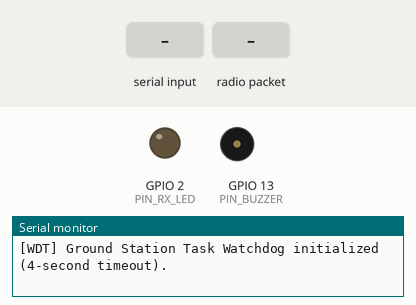
Recording of a sketch running on a simulated ESP32. Parts: output pins drawn as LEDs (lit = HIGH), buzzer (waves = sounding, pin HIGH), the last lines printed to the serial monitor. The test bench sets the inputs (shaded band). No radio packets arrive unless stated.

Above: at 1.3 s.
1.4 s: "CMD:BUZZER_TEST\n" received over Serial
At 1.57 s:
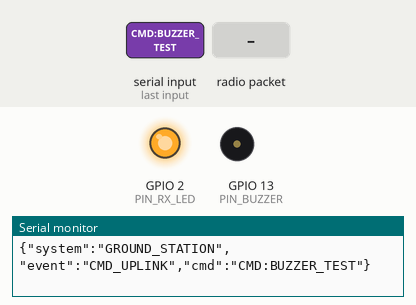
3.1 s: radio packet "CMD:SILENCE" arrives
At 3.9 s:
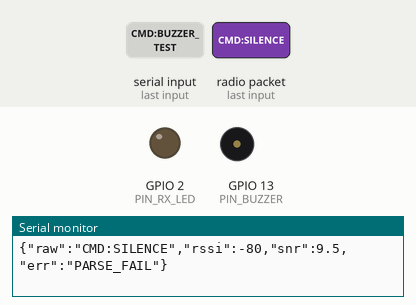
4.6 s: radio packet "CMD:BUZZER_TEST" arrives
At 5.0 s:
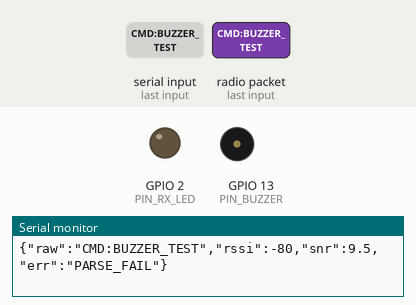
6.1 s: "CMD:SILENCE\n" received over Serial
At 7.3 s:
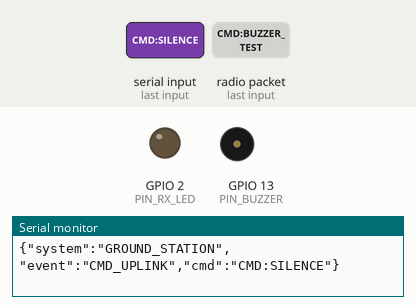
7.6 s: radio packet "CRITICAL" arrives
At 8.6 s:
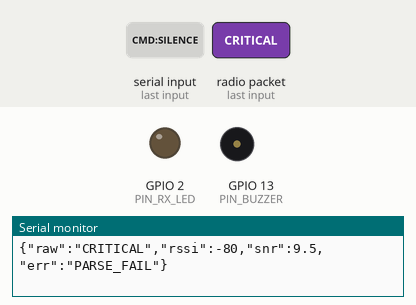
9.1 s: "CRITICAL\n" received over Serial
At 9.5 s:
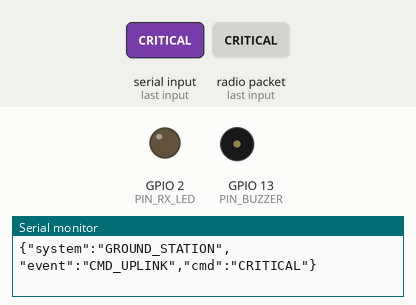
Timing chart, 0 to 11.6 s (numbered marks = the images above; inputs shaded):
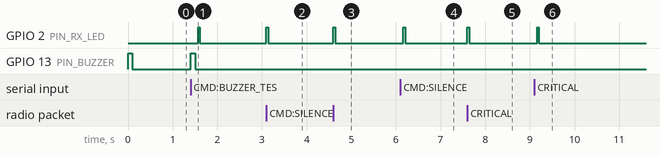

The sketch:

ground_receiver.ino
```cpp
/*
 * =====================================================================================
 *  STELLARSENSE - MINIATURE SATELLITE HEALTH & FDIR TELEMETRY SUBSYSTEM
 *  Firmware: Ground Station Receiver & Telecommand Unit
 *  Target MCU: ESP32 DevKit (30-Pin) connected via USB to Mission Control Laptop
 *
 *  Hardware Peripherals:
 *   - LoRa Ra-02 SX1278 (433MHz) -> SPI (SCK:18, MISO:19, MOSI:23, SS:27, RST:14, DIO0:26)
 *   - Onboard Status LED (GPIO 2) -> Telemetry RX pulse-stretched heartbeat flash
 *   - USB Serial UART0 -> 115200 Baud JSON streaming to Laptop Dashboard
 *
 *  Architecture:
 *   - High-sensitivity non-blocking LoRa packet receiver with Hardware CRC validation.
 *   - Non-blocking 40ms RX LED pulse stretcher for crisp, human-visible reception flash.
 *   - Static stack-allocated buffers (zero heap String fragmentation / memory leaks).
 *   - Link budget telemetry enrichment (RSSI, SNR, rx_count, dropped_pkts).
 *   - Bidirectional Telecommand (C&DH) Uplink: parses Serial commands and transmits
 *     uplink frames over LoRa to satellite flight computer.
 *   - ESP32 Hardware Task Watchdog Timer (4s timeout) with autonomous reboot recovery.
 * =====================================================================================
 */

#include <SPI.h>
#include <LoRa.h>
#include <ArduinoJson.h>
#include <esp_task_wdt.h>
#include "soc/soc.h"
#include "soc/rtc_cntl_reg.h"

// -------------------------------------------------------------------------------------
// PIN DEFINITIONS (Final Hardware Layout - Single Buzzer on Ground Station Only)
// -------------------------------------------------------------------------------------
#define LORA_SCK       18
#define LORA_MISO      19
#define LORA_MOSI      23
#define LORA_SS        27
#define LORA_RST       14
#define LORA_DIO0      26
#define LORA_FREQ      433E6 // 433.0 MHz Carrier Frequency

#define PIN_RX_LED     2     // ESP32 DevKit Onboard Blue LED
#define PIN_BUZZER     13    // 5V Active Buzzer via NPN (2N2222/BC547) + 1k Base Resistor

// Timing & Watchdog Constants
#define WDT_TIMEOUT_SECONDS 8
#define RX_LED_PULSE_MS     40 // 40ms pulse duration for optimal human persistence vision

// Link Budget & Telemetry Statistics
uint32_t totalPacketsReceived = 0;
uint32_t totalPacketsDropped  = 0;
uint32_t expectedSatPkt       = 0;
uint32_t lastPacketTime       = 0;
bool loraInitialized          = false;

// Non-blocking RX LED Pulse Stretcher
unsigned long rxLedOffTime    = 0;
bool rxLedActive              = false;

// Ground Station Audible Alarm State Machine (D13 Buzzer)
enum GroundFDIRState {
  GS_NOMINAL = 0,
  GS_CAUTION = 1,
  GS_CRITICAL = 2
};

GroundFDIRState currentGroundAlert = GS_NOMINAL;
bool buzzerSilenced           = false;
bool buzzerToggle             = false;
unsigned long lastBuzzerCadence = 0;

// Static Telecommand Serial Ingestion Buffer
char cmdSerialBuffer[64];
uint8_t cmdSerialIdx          = 0;

// -------------------------------------------------------------------------------------
// ESP32 TASK WATCHDOG INITIALIZATION
// -------------------------------------------------------------------------------------
void initWatchdog() {
#if defined(ESP_IDF_VERSION_MAJOR) && (ESP_IDF_VERSION_MAJOR >= 5)
  esp_task_wdt_config_t twdt_config = {
    .timeout_ms = WDT_TIMEOUT_SECONDS * 1000,
    .idle_core_mask = 0,
    .trigger_panic = true
  };
  esp_task_wdt_init(&twdt_config);
#else
  esp_task_wdt_init(WDT_TIMEOUT_SECONDS, true);
#endif
  esp_task_wdt_add(NULL);
  Serial.println(F("[WDT] Ground Station Task Watchdog initialized (4-second timeout)."));
}

void feedWatchdog() {
  esp_task_wdt_reset();
}

// -------------------------------------------------------------------------------------
// HARDWARE INITIALIZATION
// -------------------------------------------------------------------------------------
void setup() {
  WRITE_PERI_REG(RTC_CNTL_BROWN_OUT_REG, 0);
  Serial.begin(115200);
  pinMode(PIN_RX_LED, OUTPUT);
  pinMode(PIN_BUZZER, OUTPUT);
  digitalWrite(PIN_RX_LED, LOW);
  digitalWrite(PIN_BUZZER, LOW);

  // Power-On Confirmation Chirp on Ground Station Buzzer
  digitalWrite(PIN_BUZZER, HIGH);
  delay(100);
  digitalWrite(PIN_BUZZER, LOW);

  delay(50);
  Serial.println(F("\n========================================================"));
  Serial.println(F("  STELLARSENSE - GROUND STATION RECEIVER (ONLINE)       "));
  Serial.println(F("  Hardware: LoRa 433MHz + D13 Active Audible Buzzer     "));
  Serial.println(F("========================================================"));

  // Initialize LoRa SPI Bus
  SPI.begin(LORA_SCK, LORA_MISO, LORA_MOSI, LORA_SS);
  LoRa.setPins(LORA_SS, LORA_RST, LORA_DIO0);

  if (LoRa.begin(LORA_FREQ)) {
    loraInitialized = true;
    LoRa.setSpreadingFactor(7);
    LoRa.setSignalBandwidth(125E3);
    LoRa.setCodingRate4(5);
    LoRa.setSyncWord(0xF3); // Must match Satellite Unit Sync Word
    LoRa.setPreambleLength(8);
    LoRa.enableCrc();       // CRITICAL: Hardware CRC Enabled!
    Serial.println(F("{\"system\":\"GROUND_STATION\",\"status\":\"READY\",\"freq\":433.0,\"crc\":true}"));
  } else {
    Serial.println(F("{\"system\":\"GROUND_STATION\",\"status\":\"LORA_ERROR\",\"desc\":\"Check SPI wiring\"}"));
  }

  // Initialize Hardware Task Watchdog Timer
  initWatchdog();
}

// -------------------------------------------------------------------------------------
// TASK: PROCESS INCOMING SERIAL TELECOMMANDS & UPLINK VIA LORA RF
// -------------------------------------------------------------------------------------
void processSerialCommands() {
  while (Serial.available()) {
    char c = (char)Serial.read();
    if (c == '\n' || c == '\r') {
      if (cmdSerialIdx > 0) {
        cmdSerialBuffer[cmdSerialIdx] = '\0';

        // Local Ground Station Commands
        if (strcmp(cmdSerialBuffer, "CMD:SILENCE") == 0) {
          buzzerSilenced = true;
          digitalWrite(PIN_BUZZER, LOW);
          Serial.println(F("{\"system\":\"GROUND_STATION\",\"event\":\"BUZZER_SILENCED\"}"));
        } else if (strcmp(cmdSerialBuffer, "CMD:BUZZER_TEST") == 0) {
          buzzerSilenced = false;
          digitalWrite(PIN_BUZZER, HIGH);
          delay(100);
          digitalWrite(PIN_BUZZER, LOW);
          Serial.println(F("{\"system\":\"GROUND_STATION\",\"event\":\"BUZZER_TEST_OK\"}"));
        }

        // Log telecommand transmission to Mission Control
        Serial.print(F("{\"system\":\"GROUND_STATION\",\"event\":\"CMD_UPLINK\",\"cmd\":\""));
        Serial.print(cmdSerialBuffer);
        Serial.println(F("\"}"));

        // Uplink command over 433 MHz LoRa RF link
        if (loraInitialized) {
          LoRa.beginPacket();
          LoRa.print(cmdSerialBuffer);
          LoRa.endPacket();

          // Flash RX/TX LED briefly to indicate uplink
          digitalWrite(PIN_RX_LED, HIGH);
          rxLedActive = true;
          rxLedOffTime = millis() + RX_LED_PULSE_MS;
        }

        cmdSerialIdx = 0;
      }
    } else if (cmdSerialIdx < sizeof(cmdSerialBuffer) - 1) {
      cmdSerialBuffer[cmdSerialIdx++] = c;
    }
  }
}

// -------------------------------------------------------------------------------------
// TASK: GROUND STATION AUDIBLE BUZZER STATE MACHINE (D13 via NPN Driver)
// -------------------------------------------------------------------------------------
void updateGroundBuzzer() {
  if (millis() - lastBuzzerCadence < 100) return;
  lastBuzzerCadence = millis();
  buzzerToggle = !buzzerToggle;

  if (buzzerSilenced) {
    digitalWrite(PIN_BUZZER, LOW);
    return;
  }

  switch (currentGroundAlert) {
    case GS_NOMINAL:
      digitalWrite(PIN_BUZZER, LOW);
      break;

    case GS_CAUTION:
      // Caution: soft chirp (100ms beep every 800ms)
      if ((millis() / 100) % 8 == 0) {
        digitalWrite(PIN_BUZZER, HIGH);
      } else {
        digitalWrite(PIN_BUZZER, LOW);
      }
      break;

    case GS_CRITICAL:
      // Critical: alternating high-urgency siren (100ms ON / 100ms OFF)
      digitalWrite(PIN_BUZZER, buzzerToggle ? HIGH : LOW);
      break;
  }
}

// -------------------------------------------------------------------------------------
// MAIN NON-BLOCKING EXECUTION LOOP
// -------------------------------------------------------------------------------------
void loop() {
  // Feed Hardware Task Watchdog
  feedWatchdog();

  // Process Ground Station Audible Alarm Cadence (D13 Buzzer)
  updateGroundBuzzer();

  // Process non-blocking RX LED Pulse Stretcher
  if (rxLedActive && (millis() >= rxLedOffTime)) {
    digitalWrite(PIN_RX_LED, LOW);
    rxLedActive = false;
  }

  // Process incoming telecommands from Laptop Mission Control
  processSerialCommands();

  // Defensive RF link reconnection check
  if (!loraInitialized) {
    static unsigned long lastRetry = 0;
    if (millis() - lastRetry > 3000) {
      lastRetry = millis();
      if (LoRa.begin(LORA_FREQ)) {
        loraInitialized = true;
        LoRa.setSpreadingFactor(7);
        LoRa.setSignalBandwidth(125E3);
        LoRa.setCodingRate4(5);
        LoRa.setSyncWord(0xF3);
        LoRa.setPreambleLength(8);
        LoRa.enableCrc(); // Re-enable CRC
        Serial.println(F("{\"system\":\"GROUND_STATION\",\"status\":\"READY\",\"freq\":433.0,\"crc\":true}"));
      }
    }
    return;
  }

  // Non-blocking check for received LoRa packet
  int packetSize = LoRa.parsePacket();
  if (packetSize > 0) {
    // Static stack buffer eliminates dynamic String heap fragmentation
    char rxBuffer[256];
    int bytesToRead = (packetSize < (int)sizeof(rxBuffer) - 1) ? packetSize : ((int)sizeof(rxBuffer) - 1);
    int bytesRead = LoRa.readBytes(rxBuffer, bytesToRead);
    rxBuffer[bytesRead] = '\0';

    // Flush any remaining overflow bytes if packet exceeded buffer size
    while (LoRa.available()) {
      LoRa.read();
    }

    // Capture RF Link Budget Metrics
    int rssi = LoRa.packetRssi();
    float snr = LoRa.packetSnr();
    totalPacketsReceived++;
    lastPacketTime = millis();

    // Trigger non-blocking 40ms pulse stretcher for bright, human-visible LED flash
    digitalWrite(PIN_RX_LED, HIGH);
    rxLedActive = true;
    rxLedOffTime = millis() + RX_LED_PULSE_MS;

    // Parse incoming JSON
    JsonDocument doc;
    DeserializationError err = deserializeJson(doc, rxBuffer);

    if (!err) {
      // Check if this is a satellite telemetry frame
      if (doc["pkt"].is<uint32_t>() || doc["pkt"].is<int>()) {
        uint32_t satPkt = doc["pkt"];

        // Sequence Tracking: Detect dropped packets over RF link
        if (expectedSatPkt > 0 && satPkt > expectedSatPkt) {
          uint32_t gap = satPkt - expectedSatPkt;
          totalPacketsDropped += gap;
        }
        expectedSatPkt = satPkt + 1;

        // Update Ground Station Audible Alarm State from Satellite FDIR
        if (doc["fdir"].is<const char*>()) {
          const char* fdir = doc["fdir"];
          if (strcmp(fdir, "CRITICAL") == 0) {
            if (currentGroundAlert != GS_CRITICAL) {
              buzzerSilenced = false; // Reset silence flag on new critical escalation
            }
            currentGroundAlert = GS_CRITICAL;
          } else if (strcmp(fdir, "CAUTION") == 0) {
            if (currentGroundAlert == GS_NOMINAL) {
              buzzerSilenced = false;
            }
            currentGroundAlert = GS_CAUTION;
          } else {
            currentGroundAlert = GS_NOMINAL;
            buzzerSilenced = false;
          }
        }

        // Enrich with Ground Station Link Metrics
        doc["rssi"]         = rssi;
        doc["snr"]          = round(snr * 10.0f) / 10.0f;
        doc["rx_count"]     = totalPacketsReceived;
        doc["dropped_pkts"] = totalPacketsDropped;

        // Stream enriched telemetry frame to USB Web Serial
        serializeJson(doc, Serial);
        Serial.println();
      } else {
        // Uplink acknowledgment or system frame (e.g. {"system":"SATELLITE","ack":"PONG"})
        doc["rssi"] = rssi;
        doc["snr"]  = round(snr * 10.0f) / 10.0f;
        serializeJson(doc, Serial);
        Serial.println();
      }
    } else {
      // In case of noisy or malformed frame, package diagnostic frame
      JsonDocument rawDoc;
      rawDoc["raw"]  = rxBuffer;
      rawDoc["rssi"] = rssi;
      rawDoc["snr"]  = round(snr * 10.0f) / 10.0f;
      rawDoc["err"]  = "PARSE_FAIL";
      serializeJson(rawDoc, Serial);
      Serial.println();
    }
  }
}
```

Measured:
- after the input at 1.4 s, GPIO 2 (PIN_RX_LED): LOW → HIGH after 0.17 s, → LOW 0.04 s later; GPIO 13 (PIN_BUZZER): LOW → HIGH at once, → LOW 0.10 s later
- after the input at 3.1 s, GPIO 2 (PIN_RX_LED): LOW → HIGH at once, → LOW 0.04 s later
- after the input at 4.6 s, GPIO 2 (PIN_RX_LED): LOW → HIGH at once, → LOW 0.04 s later
- after the input at 6.1 s, GPIO 2 (PIN_RX_LED): LOW → HIGH after 0.07 s, → LOW 0.04 s later
- after the input at 7.6 s, GPIO 2 (PIN_RX_LED): LOW → HIGH at once, → LOW 0.04 s later
- after the input at 9.1 s, GPIO 2 (PIN_RX_LED): LOW → HIGH after 0.06 s, → LOW 0.04 s later
